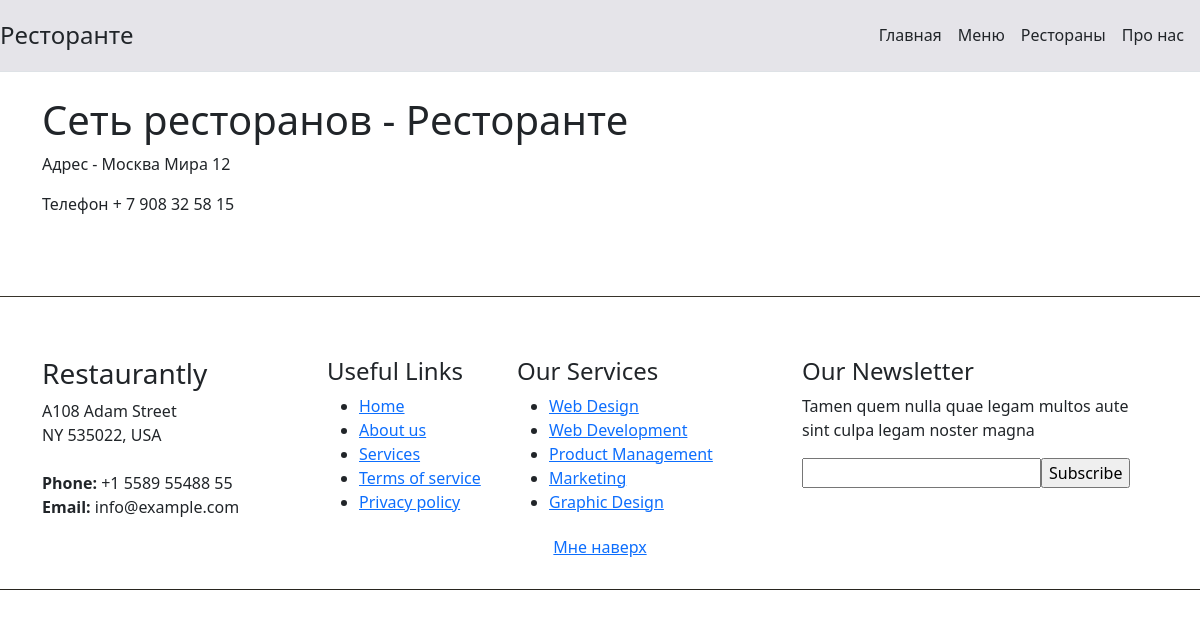
Screenshot of /restaurant?id=4 with the database file from the repository.
### app/models.py (models this page shows, shortened)
class Restaurant(models.Model):
    restaurant_chain = models.ForeignKey(RestaurantChain, verbose_name="Название сети ресторанов",
                                         on_delete=models.CASCADE)
    address = models.CharField(max_length=50, verbose_name="Адрес")
    phone_number = models.OneToOneField('PhoneNumber', verbose_name="Номер телефона", on_delete=models.SET_NULL,
                                        null=True)
    class Meta:
        verbose_name = u"Ресторан"
        verbose_name_plural = u"Список ресторанов"

class RestaurantChain(models.Model):
    title = models.CharField(max_length=50, verbose_name="Название")
    menu = models.OneToOneField('Menu', verbose_name="Меню", on_delete=models.SET_NULL, null=True)
    customer_satisfaction_score = models.FloatField(validators=[MinValueValidator(0.0), MaxValueValidator(5.0)],
                                                    verbose_name="Оценка клиентов")
    class Meta:
        verbose_name = u"Сеть ресторанов"
        verbose_name_plural = u"Сети ресторанов"

class PhoneNumber(models.Model):
    phone_number = models.CharField(max_length=50, verbose_name="Номер телефона")
    def __str__(self):
        return self.phone_number
    class Meta:
        verbose_name = u"Номер телефона"
        verbose_name_plural = u"Номера телефонов"

### app/views.py (the view)
# urls.py: path('restaurant', views.restaurant, name='restaurant')
def restaurant(request):
    restaurant_id = request.GET.get('id')
    restaurant = Restaurant.objects.get(pk__exact=restaurant_id)
    title = restaurant.restaurant_chain.title
    context = {'title': title, 'restaurant': restaurant}
    return render(request, 'app/restaurant.html', context)

### templates/app/restaurant.html (shortened to what this page needs)
{% extends "app/base.html" %}
{% block content %}
    <h1>Сеть ресторанов - {{ restaurant.restaurant_chain.title }}</h1>
    <p> Адрес - {{ restaurant.address }} </p>
    <p> Телефон {{ restaurant.phone_number }} </p>
{% endblock %}

### rows the page displays
Restaurant: restaurant_chain "Ресторанте", address "Москва Мира 12", phone_number "+ 7 908 32 58 15"
